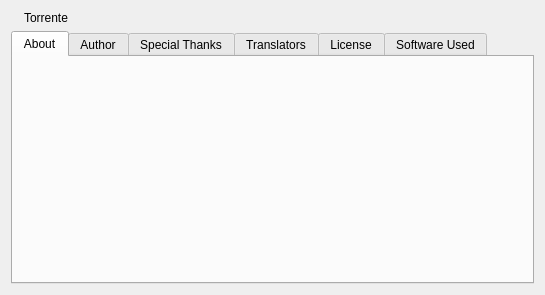
<?xml version="1.0" encoding="UTF-8"?>
<ui version="4.0">
 <author>Christophe Dumez</author>
 <class>AboutDialog</class>
 <widget class="QDialog" name="AboutDialog">
  <property name="geometry">
   <rect>
    <x>0</x>
    <y>0</y>
    <width>545</width>
    <height>295</height>
   </rect>
  </property>
  <property name="windowTitle">
   <string>About Torrente</string>
  </property>
  <layout class="QVBoxLayout" name="aboutDlgLayout">
   <item>
    <layout class="QHBoxLayout" name="titleHBoxLayout">
     <item>
      <widget class="QLabel" name="logo"/>
     </item>
     <item>
      <widget class="QLabel" name="labelName">
       <property name="text">
        <string notr="true">Torrente</string>
       </property>
      </widget>
     </item>
     <item>
      <spacer name="horizontalSpacer_6">
       <property name="orientation">
        <enum>Qt::Horizontal</enum>
       </property>
       <property name="sizeHint" stdset="0">
        <size>
         <width>0</width>
         <height>0</height>
        </size>
       </property>
      </spacer>
     </item>
    </layout>
   </item>
   <item>
    <widget class="QTabWidget" name="tw_tabs">
     <property name="currentIndex">
      <number>0</number>
     </property>
     <widget class="QWidget" name="aboutTab">
      <attribute name="title">
       <string>About</string>
      </attribute>
      <layout class="QGridLayout" name="aboutTabLayout">
       <item row="0" column="0">
        <widget class="QLabel" name="labelMascot"/>
       </item>
       <item row="0" column="1">
        <widget class="QLabel" name="labelAbout">
         <property name="sizePolicy">
          <sizepolicy hsizetype="Expanding" vsizetype="Expanding">
           <horstretch>0</horstretch>
           <verstretch>0</verstretch>
          </sizepolicy>
         </property>
         <property name="textFormat">
          <enum>Qt::RichText</enum>
         </property>
         <property name="wordWrap">
          <bool>true</bool>
         </property>
         <property name="openExternalLinks">
          <bool>true</bool>
         </property>
        </widget>
       </item>
      </layout>
     </widget>
     <widget class="QWidget" name="authorTab">
      <attribute name="title">
       <string>Author</string>
      </attribute>
      <layout class="QVBoxLayout" name="authorTabLayout">
       <item>
        <widget class="QGroupBox" name="groupBox_2">
         <property name="title">
          <string>Current maintainer</string>
         </property>
         <layout class="QGridLayout" name="gridLayout_4">
          <item row="1" column="1">
           <widget class="QLabel" name="label_18">
            <property name="text">
             <string>Greece</string>
            </property>
           </widget>
          </item>
          <item row="2" column="1">
           <widget class="QLabel" name="label_19">
            <property name="text">
             <string notr="true">&lt;a href=&quot;mailto:sledgehammer999@torrente.org&quot;&gt;sledgehammer999@torrente.org&lt;/a&gt;</string>
            </property>
            <property name="openExternalLinks">
             <bool>true</bool>
            </property>
            <property name="textInteractionFlags">
             <set>Qt::LinksAccessibleByMouse|Qt::TextSelectableByMouse</set>
            </property>
           </widget>
          </item>
          <item row="1" column="0">
           <widget class="QLabel" name="label_15">
            <property name="text">
             <string>Nationality:</string>
            </property>
           </widget>
          </item>
          <item row="2" column="0">
           <widget class="QLabel" name="label_16">
            <property name="text">
             <string>E-mail:</string>
            </property>
           </widget>
          </item>
          <item row="0" column="0">
           <widget class="QLabel" name="label_14">
            <property name="text">
             <string>Name:</string>
            </property>
           </widget>
          </item>
          <item row="0" column="1">
           <widget class="QLabel" name="label_17">
            <property name="text">
             <string notr="true">Sledgehammer999</string>
            </property>
           </widget>
          </item>
          <item row="2" column="2">
           <spacer name="horizontalSpacer">
            <property name="orientation">
             <enum>Qt::Horizontal</enum>
            </property>
            <property name="sizeHint" stdset="0">
             <size>
              <width>0</width>
              <height>0</height>
             </size>
            </property>
           </spacer>
          </item>
         </layout>
        </widget>
       </item>
       <item>
        <widget class="QGroupBox" name="groupBox">
         <property name="title">
          <string>Original author</string>
         </property>
         <layout class="QGridLayout" name="gridLayout_5">
          <item row="1" column="1">
           <widget class="QLabel" name="label_7">
            <property name="text">
             <string>France</string>
            </property>
           </widget>
          </item>
          <item row="0" column="1">
           <widget class="QLabel" name="label_2">
            <property name="text">
             <string notr="true">Christophe Dumez</string>
            </property>
           </widget>
          </item>
          <item row="2" column="1">
           <widget class="QLabel" name="label_6">
            <property name="text">
             <string notr="true">&lt;a href=&quot;mailto:chris@torrente.org&quot;&gt;chris@torrente.org&lt;/a&gt;</string>
            </property>
            <property name="openExternalLinks">
             <bool>true</bool>
            </property>
            <property name="textInteractionFlags">
             <set>Qt::LinksAccessibleByMouse|Qt::TextSelectableByMouse</set>
            </property>
           </widget>
          </item>
          <item row="0" column="0">
           <widget class="QLabel" name="label_3">
            <property name="text">
             <string>Name:</string>
            </property>
           </widget>
          </item>
          <item row="2" column="0">
           <widget class="QLabel" name="label_5">
            <property name="text">
             <string>E-mail:</string>
            </property>
           </widget>
          </item>
          <item row="1" column="0">
           <widget class="QLabel" name="label_4">
            <property name="text">
             <string>Nationality:</string>
            </property>
           </widget>
          </item>
          <item row="2" column="2">
           <spacer name="horizontalSpacer_2">
            <property name="orientation">
             <enum>Qt::Horizontal</enum>
            </property>
            <property name="sizeHint" stdset="0">
             <size>
              <width>0</width>
              <height>0</height>
             </size>
            </property>
           </spacer>
          </item>
         </layout>
        </widget>
       </item>
       <item>
        <spacer name="verticalSpacer">
         <property name="orientation">
          <enum>Qt::Vertical</enum>
         </property>
         <property name="sizeHint" stdset="0">
          <size>
           <width>0</width>
           <height>0</height>
          </size>
         </property>
        </spacer>
       </item>
      </layout>
     </widget>
     <widget class="QWidget" name="thanksTab">
      <attribute name="title">
       <string>Special Thanks</string>
      </attribute>
      <layout class="QVBoxLayout" name="thanksTabLayout">
       <property name="leftMargin">
        <number>0</number>
       </property>
       <property name="topMargin">
        <number>0</number>
       </property>
       <property name="rightMargin">
        <number>0</number>
       </property>
       <property name="bottomMargin">
        <number>0</number>
       </property>
       <item>
        <widget class="QTextBrowser" name="textBrowserThanks">
         <property name="openExternalLinks">
          <bool>true</bool>
         </property>
        </widget>
       </item>
      </layout>
     </widget>
     <widget class="QWidget" name="translationTab">
      <attribute name="title">
       <string>Translators</string>
      </attribute>
      <layout class="QVBoxLayout" name="translationTabLayout">
       <property name="leftMargin">
        <number>0</number>
       </property>
       <property name="topMargin">
        <number>0</number>
       </property>
       <property name="rightMargin">
        <number>0</number>
       </property>
       <property name="bottomMargin">
        <number>0</number>
       </property>
       <item>
        <widget class="QTextBrowser" name="textBrowserTranslation">
         <property name="openExternalLinks">
          <bool>true</bool>
         </property>
         <property name="lineWrapMode">
          <enum>QTextEdit::NoWrap</enum>
         </property>
        </widget>
       </item>
      </layout>
     </widget>
     <widget class="QWidget" name="licenseTab">
      <attribute name="title">
       <string>License</string>
      </attribute>
      <layout class="QVBoxLayout" name="licenseTabLayout">
       <property name="leftMargin">
        <number>0</number>
       </property>
       <property name="topMargin">
        <number>0</number>
       </property>
       <property name="rightMargin">
        <number>0</number>
       </property>
       <property name="bottomMargin">
        <number>0</number>
       </property>
       <item>
        <widget class="QTextBrowser" name="textBrowserLicense">
         <property name="openExternalLinks">
          <bool>true</bool>
         </property>
        </widget>
       </item>
      </layout>
     </widget>
     <widget class="QWidget" name="SoftwareUsedTab">
      <attribute name="title">
       <string>Software Used</string>
      </attribute>
      <layout class="QVBoxLayout" name="SoftwareUsedTabLayout">
       <item>
        <widget class="QLabel" name="label">
         <property name="text">
          <string>Torrente was built with the following libraries:</string>
         </property>
        </widget>
       </item>
       <item>
        <widget class="Line" name="line_2">
         <property name="orientation">
          <enum>Qt::Horizontal</enum>
         </property>
        </widget>
       </item>
       <item>
        <layout class="QGridLayout" name="gridLayout">
         <item row="2" column="2">
          <widget class="QLabel" name="labelBoostVer">
           <property name="textInteractionFlags">
            <set>Qt::LinksAccessibleByMouse|Qt::TextSelectableByMouse</set>
           </property>
          </widget>
         </item>
         <item row="1" column="3">
          <spacer name="horizontalSpacer_3">
           <property name="orientation">
            <enum>Qt::Horizontal</enum>
           </property>
           <property name="sizeHint" stdset="0">
            <size>
             <width>0</width>
             <height>0</height>
            </size>
           </property>
          </spacer>
         </item>
         <item row="0" column="1">
          <widget class="QLabel" name="label_8">
           <property name="text">
            <string notr="true">Qt:</string>
           </property>
           <property name="alignment">
            <set>Qt::AlignRight|Qt::AlignTrailing|Qt::AlignVCenter</set>
           </property>
           <property name="textInteractionFlags">
            <set>Qt::LinksAccessibleByMouse|Qt::TextSelectableByMouse</set>
           </property>
          </widget>
         </item>
         <item row="1" column="1">
          <widget class="QLabel" name="label_9">
           <property name="text">
            <string notr="true">Libtorrent:</string>
           </property>
           <property name="alignment">
            <set>Qt::AlignRight|Qt::AlignTrailing|Qt::AlignVCenter</set>
           </property>
           <property name="textInteractionFlags">
            <set>Qt::LinksAccessibleByMouse|Qt::TextSelectableByMouse</set>
           </property>
          </widget>
         </item>
         <item row="2" column="1">
          <widget class="QLabel" name="label_10">
           <property name="text">
            <string notr="true">Boost:</string>
           </property>
           <property name="alignment">
            <set>Qt::AlignRight|Qt::AlignTrailing|Qt::AlignVCenter</set>
           </property>
           <property name="textInteractionFlags">
            <set>Qt::LinksAccessibleByMouse|Qt::TextSelectableByMouse</set>
           </property>
          </widget>
         </item>
         <item row="0" column="2">
          <widget class="QLabel" name="labelQtVer">
           <property name="textInteractionFlags">
            <set>Qt::LinksAccessibleByMouse|Qt::TextSelectableByMouse</set>
           </property>
          </widget>
         </item>
         <item row="1" column="2">
          <widget class="QLabel" name="labelLibtVer">
           <property name="textInteractionFlags">
            <set>Qt::LinksAccessibleByMouse|Qt::TextSelectableByMouse</set>
           </property>
          </widget>
         </item>
         <item row="1" column="0">
          <spacer name="horizontalSpacer_4">
           <property name="orientation">
            <enum>Qt::Horizontal</enum>
           </property>
           <property name="sizeHint" stdset="0">
            <size>
             <width>0</width>
             <height>0</height>
            </size>
           </property>
          </spacer>
         </item>
         <item row="3" column="1">
          <widget class="QLabel" name="label_11">
           <property name="text">
            <string notr="true">OpenSSL:</string>
           </property>
           <property name="alignment">
            <set>Qt::AlignRight|Qt::AlignTrailing|Qt::AlignVCenter</set>
           </property>
           <property name="textInteractionFlags">
            <set>Qt::LinksAccessibleByMouse|Qt::TextSelectableByMouse</set>
           </property>
          </widget>
         </item>
         <item row="3" column="2">
          <widget class="QLabel" name="labelOpensslVer">
           <property name="textInteractionFlags">
            <set>Qt::LinksAccessibleByMouse|Qt::TextSelectableByMouse</set>
           </property>
          </widget>
         </item>
         <item row="4" column="1">
          <widget class="QLabel" name="label_12">
           <property name="text">
            <string notr="true">zlib:</string>
           </property>
           <property name="alignment">
            <set>Qt::AlignRight|Qt::AlignTrailing|Qt::AlignVCenter</set>
           </property>
           <property name="textInteractionFlags">
            <set>Qt::LinksAccessibleByMouse|Qt::TextSelectableByMouse</set>
           </property>
          </widget>
         </item>
         <item row="4" column="2">
          <widget class="QLabel" name="labelZlibVer">
           <property name="textInteractionFlags">
            <set>Qt::LinksAccessibleByMouse|Qt::TextSelectableByMouse</set>
           </property>
          </widget>
         </item>
        </layout>
       </item>
       <item>
        <widget class="Line" name="line">
         <property name="orientation">
          <enum>Qt::Horizontal</enum>
         </property>
        </widget>
       </item>
       <item>
        <widget class="QLabel" name="labelDBIP">
         <property name="text">
          <string notr="true">DB-IP license text</string>
         </property>
         <property name="wordWrap">
          <bool>true</bool>
         </property>
         <property name="openExternalLinks">
          <bool>true</bool>
         </property>
         <property name="textInteractionFlags">
          <set>Qt::LinksAccessibleByKeyboard|Qt::LinksAccessibleByMouse</set>
         </property>
        </widget>
       </item>
       <item>
        <spacer name="verticalSpacer_2">
         <property name="orientation">
          <enum>Qt::Vertical</enum>
         </property>
         <property name="sizeHint" stdset="0">
          <size>
           <width>0</width>
           <height>0</height>
          </size>
         </property>
        </spacer>
       </item>
      </layout>
     </widget>
    </widget>
   </item>
  </layout>
 </widget>
 <resources/>
 <connections/>
</ui>
